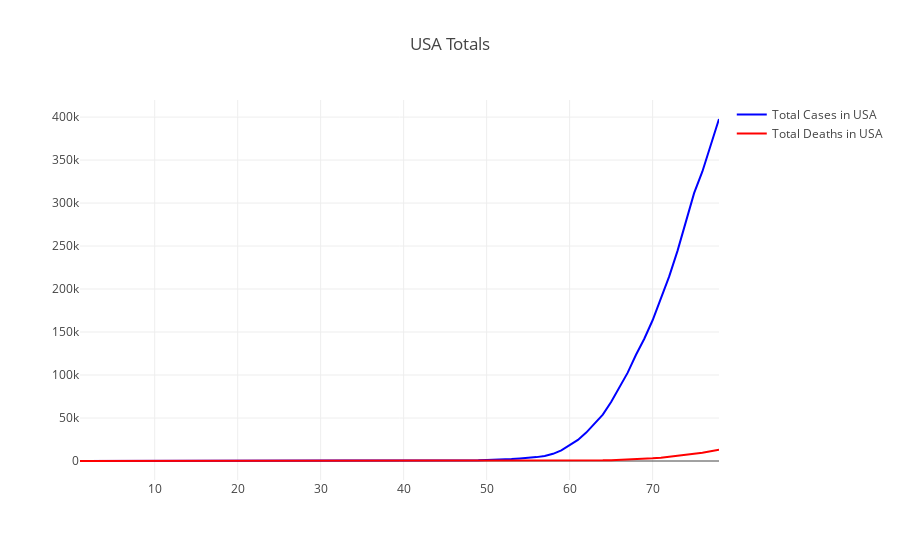

Notebook source saved alongside this figure:
### Markdown cell above
## USA Cumulative Numbers

### Code cell
val totalCasesSeq: Seq[Int] = pilingUp.map(_.cases).toSeq

val totalDeathsSeq: Seq[Int] = pilingUp.map(_.deaths).toSeq


val trace0 = Scatter(
  (1 to howManyDays),
  totalCasesSeq,
  name = "Total Cases in USA",
  mode = ScatterMode(ScatterMode.Lines),
  marker = Marker(
    color = Color.RGBA(0, 0, 255, 1.0),
    line = Line(
      color = Color.RGBA(0, 0, 255, 1.0),
      width = 0.5
    ),
    symbol = Symbol.Circle(),
    size = 3
  )
)

val trace1 = Scatter(
  (1 to howManyDays),
  totalDeathsSeq,
  name = "Total Deaths in USA",
  mode = ScatterMode(ScatterMode.Lines),
  marker = Marker(
    color = Color.RGBA(255, 0, 0, 1.0),
    line = Line(
      color = Color.RGBA(255, 0, 0, 1.0),
      width = 0.5
    ),
    symbol = Symbol.Circle(),
    size = 3
  )
)



val data = Seq(trace0, trace1)

val layout = Layout("USA Totals")

plot(data, layout)

### Figure 1 — Plotly figure (JSON) as saved in the notebook; plotly's stock layout.template omitted (floating-point values rounded to 4 significant figures)
{"data": [{"marker": {"color": "rgba(0, 0, 255, 1.0)", "line": {"color": "rgba(0, 0, 255, 1.0)", "width": 0.5}, "size": 3, "symbol": "circle"}, "mode": "lines", "name": "Total Cases in USA", "type": "scatter", "x": [1, 2, 3, 4, 5, 6, 7, 8, 9, 10, 11, 12, 13, 14, 15, 16, 17, 18, 19, 20, 21, 22, 23, 24, 25, 26, 27, 28, 29, 30, 31, 32, 33, 34, 35, 36, 37, 38, 39, 40, 41, 42, 43, 44, 45, 46, 47, 48, 49, 50, 51, 52, 53, 54, 55, 56, 57, 58, 59, 60, 61, 62, 63, 64, 65, 66, 67, 68, 69, 70, 71, 72, 73, 74, 75, 76, 77, 78], "y": [1, 1, 1, 2, 3, 5, 5, 5, 5, 6, 7, 8, 11, 11, 11, 12, 12, 12, 12, 12, 13, 13, 14, 15, 15, 15, 15, 25, 25, 25, 27, 30, 30, 30, 43, 45, 60, 60, 65, 70, 88, 104, 125, 161, 228, 311, 428, 547, 748, 1018, 1263, 1668, 2224, 2898, 3600, 4507, 5905, 8345, 12413, 17996, 24532, 33061, 43499, 53938, 68537, 85533, 102766, 123619, 142194, 163683, 188049, 214711, 244423, 276501, 311536, 336774, 366238, 397754]}, {"marker": {"color": "rgba(255, 0, 0, 1.0)", "line": {"color": "rgba(255, 0, 0, 1.0)", "width": 0.5}, "size": 3, "symbol": "circle"}, "mode": "lines", "name": "Total Deaths in USA", "type": "scatter", "x": [1, 2, 3, 4, 5, 6, 7, 8, 9, 10, 11, 12, 13, 14, 15, 16, 17, 18, 19, 20, 21, 22, 23, 24, 25, 26, 27, 28, 29, 30, 31, 32, 33, 34, 35, 36, 37, 38, 39, 40, 41, 42, 43, 44, 45, 46, 47, 48, 49, 50, 51, 52, 53, 54, 55, 56, 57, 58, 59, 60, 61, 62, 63, 64, 65, 66, 67, 68, 69, 70, 71, 72, 73, 74, 75, 76, 77, 78], "y": [0, 0, 0, 0, 0, 0, 0, 0, 0, 0, 0, 0, 0, 0, 0, 0, 0, 0, 0, 0, 0, 0, 0, 0, 0, 0, 0, 0, 0, 0, 0, 0, 0, 0, 0, 0, 0, 0, 0, 1, 3, 6, 10, 12, 12, 15, 19, 22, 26, 31, 37, 43, 50, 60, 68, 91, 116, 157, 203, 265, 343, 436, 546, 731, 990, 1275, 1649, 2134, 2486, 3073, 3911, 4841, 6232, 7121, 8499, 9655, 10959, 12956]}], "layout": {"title": "USA Totals"}}
